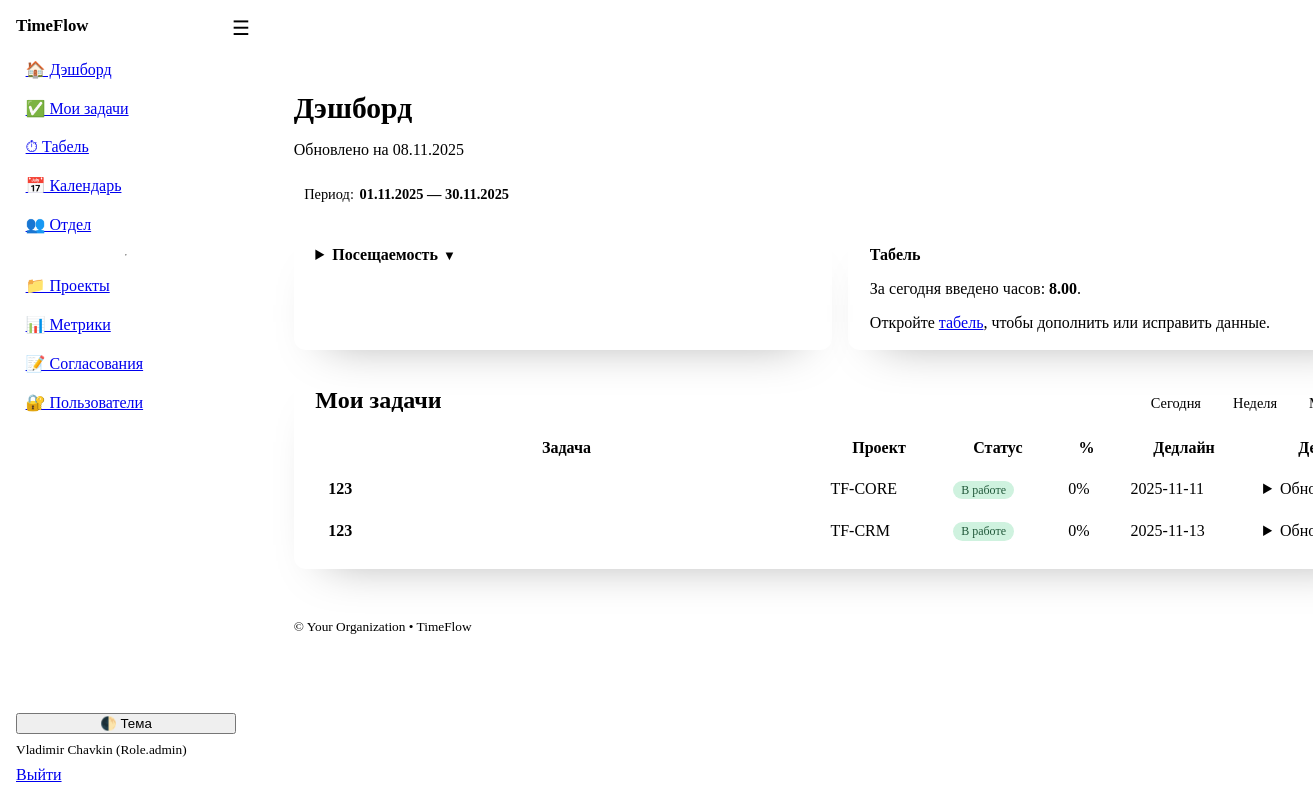
Page /dashboard?horizon=month (signed in) on the committed database.
### models.py (models this page shows)
class User(Base):
    __tablename__ = "users"
    id: Mapped[int] = mapped_column(Integer, primary_key=True, index=True)
    username: Mapped[str] = mapped_column(String(50), unique=True, index=True)
    full_name: Mapped[str] = mapped_column(String(120))
    email: Mapped[str] = mapped_column(String(200), unique=True)
    department: Mapped[str] = mapped_column(String(120), default="")
    role: Mapped[Role] = mapped_column(Enum(Role), default=Role.employee)
    is_active: Mapped[bool] = mapped_column(Boolean, default=True)
    hashed_password: Mapped[str] = mapped_column(String(255))
    created_at: Mapped[dt.datetime] = mapped_column(DateTime, default=dt.datetime.utcnow)
    tasks: Mapped[list["Task"]] = relationship(
        "Task",
        back_populates="assignee",
        foreign_keys="Task.assignee_id",
    )
    time_entries: Mapped[list["TimeEntry"]] = relationship(
        "TimeEntry",
        back_populates="user",
        foreign_keys="TimeEntry.user_id",
    )
    member_projects: Mapped[list["ProjectMember"]] = relationship(backref="user", cascade="all, delete-orphan")

class Task(Base):
    __tablename__ = "tasks"
    id: Mapped[int] = mapped_column(Integer, primary_key=True)
    title: Mapped[str] = mapped_column(String(200))
    description: Mapped[str] = mapped_column(Text, default="")
    status: Mapped[TaskStatus] = mapped_column(Enum(TaskStatus), default=TaskStatus.in_progress)
    priority: Mapped[Priority] = mapped_column(Enum(Priority), default=Priority.medium)
    percent_complete: Mapped[int] = mapped_column(Integer, default=0)
    start_date: Mapped[dt.date | None] = mapped_column(Date, nullable=True)
    due_date: Mapped[dt.date | None] = mapped_column(Date, nullable=True)
    project_id: Mapped[int | None] = mapped_column(ForeignKey("projects.id"))
    assignee_id: Mapped[int] = mapped_column(ForeignKey("users.id"))
    created_by_id: Mapped[int] = mapped_column(ForeignKey("users.id"))
    created_at: Mapped[dt.datetime] = mapped_column(DateTime, default=dt.datetime.utcnow)
    project: Mapped["Project"] = relationship("Project", back_populates="tasks")
    assignee: Mapped["User"] = relationship(
        "User",
        back_populates="tasks",
        foreign_keys=[assignee_id],
    )
    created_by: Mapped["User"] = relationship(
        "User",
        foreign_keys=[created_by_id],
    )
    comments: Mapped[list["TaskComment"]] = relationship(back_populates="task")
    time_entries: Mapped[list["TimeEntry"]] = relationship(back_populates="task")
    approved: Mapped[bool] = mapped_column(Boolean, default=True)

class Project(Base):
    __tablename__ = "projects"
    id: Mapped[int] = mapped_column(Integer, primary_key=True)
    code: Mapped[str] = mapped_column(String(50), index=True)  # e.g., C7И**** or other code
    name: Mapped[str] = mapped_column(String(200))
    description: Mapped[str] = mapped_column(Text, default="")
    is_project: Mapped[bool] = mapped_column(Boolean, default=True)  # False = non-project bucket
    status: Mapped[str] = mapped_column(String(20), default="active")  # active/closed
    planned_hours: Mapped[float] = mapped_column(Float, default=0.0)
    owner_id: Mapped[int | None] = mapped_column(ForeignKey("users.id"))
    date_created: Mapped[dt.date] = mapped_column(Date, default=dt.date.today)
    planned_due_date: Mapped[dt.date | None] = mapped_column(Date, nullable=True)
    owner: Mapped["User"] = relationship()
    tasks: Mapped[list["Task"]] = relationship(back_populates="project")
    __table_args__ = (UniqueConstraint("code", name="uq_project_code"),)
    members: Mapped[list["ProjectMember"]] = relationship(
        backref="project", cascade="all, delete-orphan"
    )

### app.py (the view)
@app.get("/dashboard", response_class=HTMLResponse)
def dashboard(request: Request, db: Session = Depends(get_db), user: User = Depends(get_current_user), horizon: str = "today"):
    today = dt.date.today()
    start, end = today, today
    if horizon == "week":
        start = today - dt.timedelta(days=today.weekday())  # Monday
        end = start + dt.timedelta(days=6)
    elif horizon == "month":
        start = today.replace(day=1)
        next_month = (start.replace(day=28) + dt.timedelta(days=4)).replace(day=1)
        end = next_month - dt.timedelta(days=1)
    date_filter = or_(
        Task.due_date.between(start, end),
        Task.start_date.between(start, end),
        Task.due_date.is_(None),
    )
    tasks = db.scalars(
        select(Task)
        .where(Task.assignee_id == user.id, date_filter)
        .order_by(Task.priority.desc(), Task.due_date.nulls_last())
    ).all()
    att = db.scalar(select(Attendance).where(Attendance.user_id == user.id, Attendance.date == today))
    hours_logged_today = db.scalar(select(func.coalesce(func.sum(TimeEntry.hours), 0.0)).where(TimeEntry.user_id == user.id, TimeEntry.date == today)) or 0.0
    recommended_leave = None
    if att and att.check_in:
        recommended_leave = att.check_in + dt.timedelta(hours=SHIFT_HOURS)
    return templates.TemplateResponse("dashboard.html", {
        "request": request, "user": user, "tasks": tasks,
        "today": today, "start": start, "end": end,
        "attendance": att, "hours_logged_today": hours_logged_today,
        "recommended_leave": recommended_leave, "app_name": APP_NAME,
        "horizon": horizon,
    })

### templates/dashboard.html (shortened to what this page needs)
{% extends "base.html" %}
{% block content %}
  <header class="page-header">
    <div>
      <h1>Дэшборд</h1>
      <p class="muted">Обновлено на {{ today.strftime('%d.%m.%Y') }}</p>
    </div>
    <div class="range-chip" aria-live="polite">
      <span>Период:</span>
      <strong>{{ start.strftime('%d.%m.%Y') }} — {{ end.strftime('%d.%m.%Y') }}</strong>
    </div>
  </header>
  <section class="grid-two">
    <details class="surface">
      <summary>Посещаемость</summary>
    </details>
    <article class="surface">
      <header>Табель</header>
      <p>За сегодня введено часов: <strong>{{ '%.2f'|format(hours_logged_today) }}</strong>.</p>
      <p class="muted">Откройте <a href="/timesheet">табель</a>, чтобы дополнить или исправить данные.</p>
    </article>
  </section>
  <section class="surface tasks-card">
    <div class="section-head">
      <h2>Мои задачи</h2>
      <nav class="segmented" aria-label="Горизонт планирования">
        <a href="/dashboard?horizon=today" class="{% if horizon == 'today' %}active{% endif %}">Сегодня</a>
        <a href="/dashboard?horizon=week" class="{% if horizon == 'week' %}active{% endif %}">Неделя</a>
        <a href="/dashboard?horizon=month" class="{% if horizon == 'month' %}active{% endif %}">Месяц</a>
      </nav>
    </div>
    <div class="table-wrapper sticky-table {% if tasks|length > 12 %}stick{% endif %}">
      <table>
        <thead><tr><th>Задача</th><th>Проект</th><th>Статус</th><th>%</th><th>Дедлайн</th><th>Действия</th></tr></thead>
        <tbody>
        {% for t in tasks %}
          <tr>
            <td>
              <strong class="priority-{{ t.priority|enum_value }}">{{ t.title }}</strong><br>
            </td>
            <td>{{ t.project.code if t.project else "—" }}</td>
            <td><span class="badge status-{{ t.status|enum_value }}">{{ t.status|status_label }}</span></td>
            <td>{{ t.percent_complete }}%</td>
            <td>{{ t.due_date or "—" }}</td>
            <td>
              <details>
                <summary>Обновить</summary>
              </details>
            </td>
          </tr>
        {% endfor %}
        </tbody>
      </table>
    </div>
  </section>
{% endblock %}

### templates/base.html (shortened to what this page needs)
<!doctype html>
<html lang="ru" data-theme="light">
<head>
  <link rel="stylesheet" href="https://cdn.jsdelivr.net/npm/@picocss/pico@1/css/pico.min.css">
  <link rel="stylesheet" href="/static/theme.css">
</head>
<body class="layout">
  <aside class="sidebar">
    <div class="brand">
      <strong>{{ app_name }}</strong>
    </div>
    <nav class="menu">
      <a href="/dashboard">🏠 Дэшборд</a>
      <a href="/tasks?mine=1">✅ Мои задачи</a>
      <a href="/timesheet">⏱ Табель</a>
      <a href="/leaves">📅 Календарь</a>
      <a href="/team">👥 Отдел</a>
      {% if user and (user.role in ['manager','admin']) %}
        <hr>
        <a href="/projects">📁 Проекты</a>
        <a href="/metrics">📊 Метрики</a>
        <a href="/admin/approvals">📝 Согласования</a>
        {% if user.role == "admin" %}<a href="/admin/users">🔐 Пользователи</a>{% endif %}
      {% endif %}
    </nav>
    <div class="sidebar-bottom">
      <button class="contrast full" onclick="toggleTheme()">🌓 Тема</button>
      {% if user %}
        <small class="muted">{{ user.full_name }} ({{ user.role }})</small>
        <a href="/auth/logout" class="secondary full">Выйти</a>
      {% endif %}
    </div>
  </aside>
  <header class="topbar">
    <label for="nav-toggle" class="burger" aria-label="Открыть меню">☰</label>
  </header>
  <main class="content{% block content_class %}{% endblock %}">
    {% block content %}{% endblock %}
  </main>
  <footer class="container footer-note">
    <small>&copy; {{ org_name if org_name is defined else '' }} • {{ app_name }}</small>
  </footer>
</body>
</html>

### templates/base.html (style rules this page uses)
:root { --tf-topbar-h: 56px; --topbar-h: 56px; }
.table-wrapper { overflow-x:auto; -webkit-overflow-scrolling:touch; }
.table-wrapper table { width:100%; border-collapse:separate; border-spacing:0; }
.sticky-table { position: relative; }
.sticky-table thead th { position: static; }
.sticky-table thead th, .sticky-table tbody td { padding:.6rem .8rem; line-height:1.35; vertical-align:middle; }
.sticky-table table { min-width: 1100px; }
.sticky-table th, .sticky-table td { white-space:nowrap; }
.sticky-table td:first-child, .sticky-table th:first-child { white-space:normal; min-width:22rem; }

### templates/dashboard.html (style rules this page uses)
.tasks-card .section-head { display:flex;align-items:baseline;justify-content:space-between;margin-bottom:.5rem }
.tasks-card h2 { margin:0 }
.tasks-card .table-wrapper { margin-top:0 }

### rows in the picture
User: full_name "Vladimir Chavkin", role "Role.admin"
Task: title "123", project "TF-CORE", status|status_label "В работе", percent_complete "0", due_date "2025-11-11"
Task: title "123", project "TF-CRM", status|status_label "В работе", percent_complete "0", due_date "2025-11-13"

### other values in the picture
{{ app_name }} "TimeFlow"
{{ today.strftime('%d.%m.%Y') }} "08.11.2025"
{{ start.strftime('%d.%m.%Y') }} "01.11.2025"
{{ end.strftime('%d.%m.%Y') }} "30.11.2025"
{{ '%.2f'|format(hours_logged_today) }} "8.00"
{{ org_name if org_name is defined else '' }} "Your Organization"
